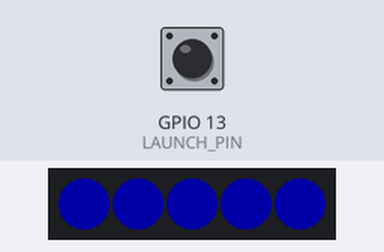
A sketch run on a simulated ESP32. Shown: 5 RGB LEDs in strip order, left to right. The test bench sets the inputs (shaded band); at power-on: GPIO 13 (LAUNCH_PIN) HIGH. Dim RGB values are drawn brighter than linear.

Above: at 1.2 s.
1.3 s: GPIO 13 (LAUNCH_PIN) pulled LOW for 0.15 s
At 3.6 s:
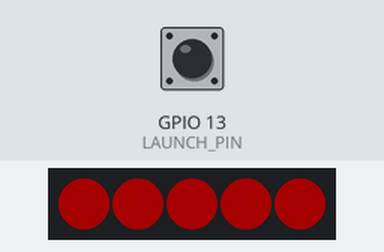
5.0 s: GPIO 13 (LAUNCH_PIN) pulled LOW for 1 s
At 6.3 s:
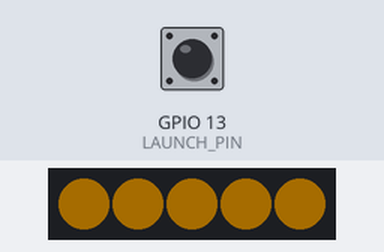
9.0 s: GPIO 13 (LAUNCH_PIN) pulled LOW for 3.2 s
At 9.1 s:
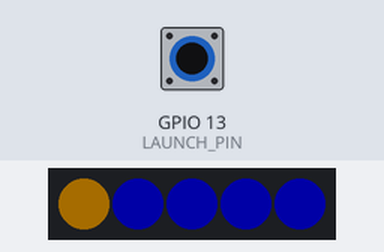
Timing chart, 0 to 13.0 s (numbered marks = the images above; inputs shaded):
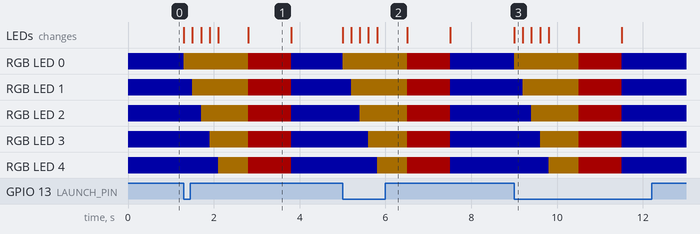

The sketch:

esp32_test.ino
```cpp
#include <FastLED.h>

#define LED_PIN 33
#define NUM_LEDS 5
#define BRIGHTNESS 40
#define LAUNCH_PIN 13

bool lastLaunchState = HIGH;
bool launchTriggered = false;

CRGB leds[NUM_LEDS];

void setup() {
  FastLED.addLeds<WS2812B, LED_PIN, GRB>(leds, NUM_LEDS);
  FastLED.setBrightness(BRIGHTNESS);
  pinMode(LAUNCH_PIN, INPUT_PULLUP);
}

void loop() {
  bool currentState = digitalRead(LAUNCH_PIN);

  if (lastLaunchState == HIGH && currentState == LOW) {
    launchTriggered = true;
  }

  lastLaunchState = currentState;

  if (launchTriggered) {
    runLaunchSequence();
    launchTriggered = false;
  }

  idleAnimation();
}

void idleAnimation() {
  for (int i = 0; i < NUM_LEDS; i++) {
    leds[i] = CRGB::Blue;
  }
  FastLED.show();
}

void runLaunchSequence() {
  for (int i = 0; i < NUM_LEDS; i++) {
    leds[i] = CRGB::Orange;
    FastLED.show();
    delay(200);
  }

  delay(500);

  for (int i = 0; i < NUM_LEDS; i++) {
    leds[i] = CRGB::Red;
  }
  FastLED.show();

  delay(1000);
}
```

Measured:
- after the input at 1.3 s, RGB LED 0: RGB(0, 0, 40) → RGB(40, 26, 0) at once, → RGB(40, 0, 0) 1.5 s later, → RGB(0, 0, 40) 1.0 s later; RGB LED 1: RGB(0, 0, 40) → RGB(40, 26, 0) after 0.20 s, → RGB(40, 0, 0) 1.3 s later, → RGB(0, 0, 40) 1.0 s later
- after the input at 5.0 s, RGB LED 0: RGB(0, 0, 40) → RGB(40, 26, 0) at once, → RGB(40, 0, 0) 1.5 s later, → RGB(0, 0, 40) 1.0 s later; RGB LED 1: RGB(0, 0, 40) → RGB(40, 26, 0) after 0.20 s, → RGB(40, 0, 0) 1.3 s later, → RGB(0, 0, 40) 1.0 s later
- after the input at 9.0 s, RGB LED 0: RGB(0, 0, 40) → RGB(40, 26, 0) at once, → RGB(40, 0, 0) 1.5 s later, → RGB(0, 0, 40) 1.0 s later; RGB LED 1: RGB(0, 0, 40) → RGB(40, 26, 0) after 0.20 s, → RGB(40, 0, 0) 1.3 s later, → RGB(0, 0, 40) 1.0 s later
- what the display in image 1 shows lasts 1.0 s, from 2.8 s to 3.8 s
